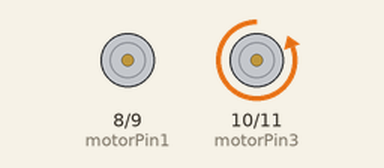
A sketch run on a simulated Arduino Uno, built with avr-gcc and run on an emulated ATmega328P. Parts: motor-driver pin pairs drawn as motors (green arrow = first pin HIGH = forward, orange = second pin HIGH = backward, longer = more drive).

Above: at 0.02 s.
At 0.77 s:
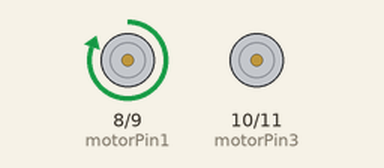
At 1.47 s:
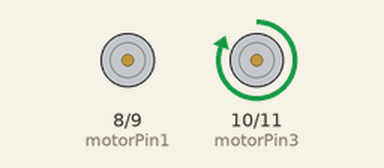
At 2.92 s:
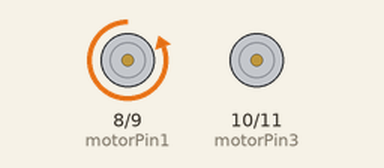
Timing chart, 0 to 3.2 s (numbered marks = the images above):
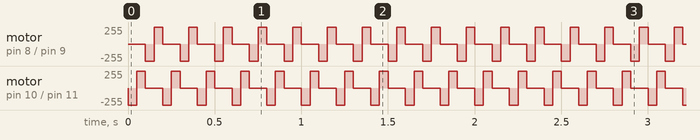

Measured:
- by itself, motor on pin 8 (motorPin1) / pin 9 (motorPin2), motor on pin 10 (motorPin3) / pin 11 (motorPin4): repeats every 0.20 s: forward 255/255 0.05 s, stopped 0.10 s, backward 255/255 0.05 s

The sketch:

sketch_aug27a.ino
```cpp
int motorPin1 = 8;
int motorPin2 = 9;
int motorPin3 = 10;
int motorPin4 = 11;
int delayTime = 50;

void setup() {
  pinMode(motorPin1, OUTPUT);
  pinMode(motorPin2, OUTPUT);
  pinMode(motorPin3, OUTPUT);
  pinMode(motorPin4, OUTPUT);
}

void loop() {
  digitalWrite(motorPin4, HIGH);
  digitalWrite(motorPin3, LOW);
  digitalWrite(motorPin2, LOW);
  digitalWrite(motorPin1, LOW);
  delay(delayTime);
  digitalWrite(motorPin4, LOW);
  digitalWrite(motorPin3, HIGH);
  digitalWrite(motorPin2, LOW);
  digitalWrite(motorPin1, LOW);
  delay(delayTime);
  digitalWrite(motorPin4, LOW);
  digitalWrite(motorPin3, LOW);
  digitalWrite(motorPin2, HIGH);
  digitalWrite(motorPin1, LOW);
  delay(delayTime);
  digitalWrite(motorPin4, LOW);
  digitalWrite(motorPin3, LOW);
  digitalWrite(motorPin2, LOW);
  digitalWrite(motorPin1, HIGH);
  delay(delayTime);
}
```
